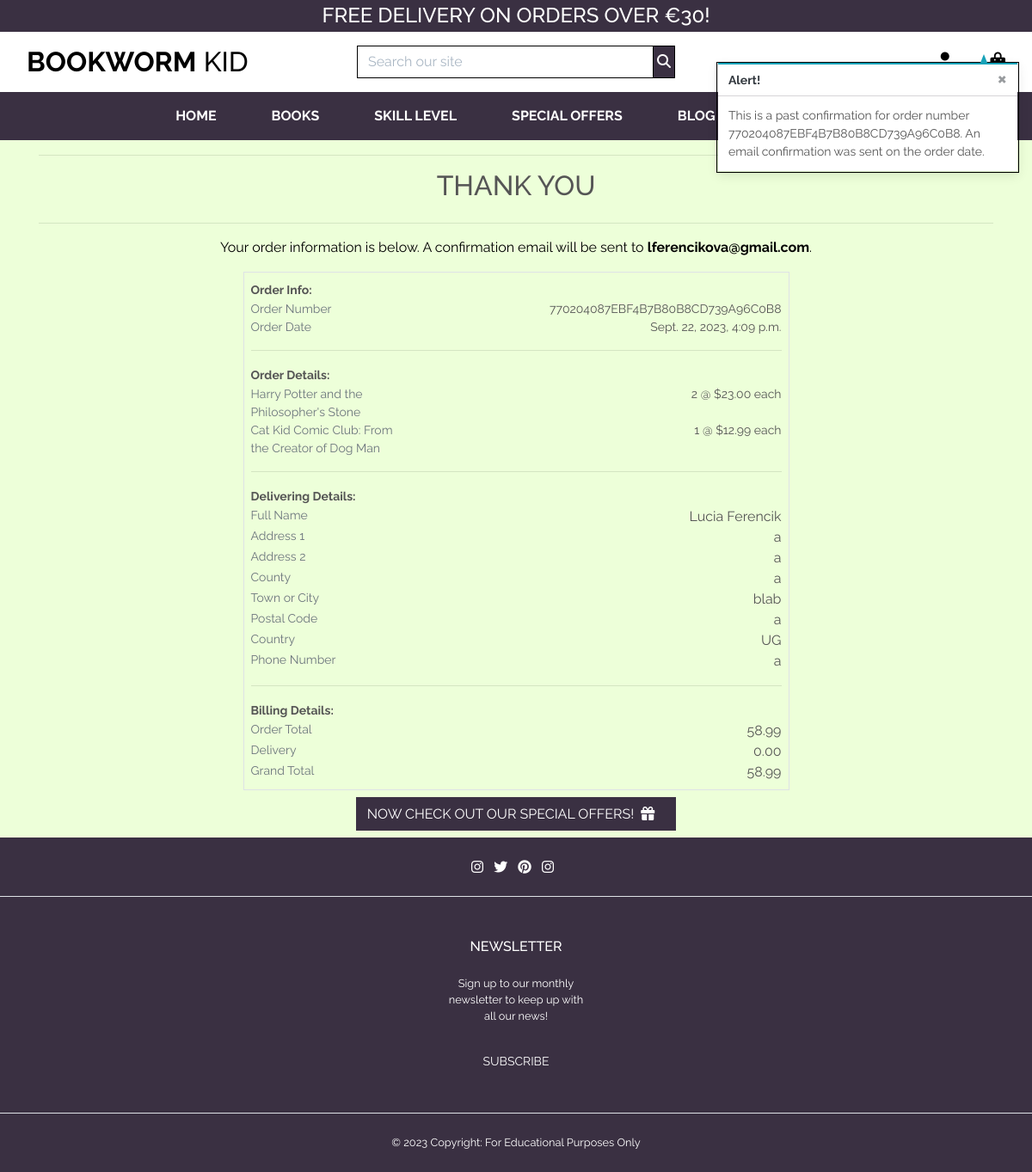
Page /profile/order_history/770204087EBF4B7B80B8CD739A96C0B8 on the committed database.
### checkout/models.py (models this page shows, shortened)
class Order(models.Model):
    order_number = models.CharField(max_length=32, null=False, editable=False)
    user_profile = models.ForeignKey(
        UserProfile, on_delete=models.SET_NULL,
        null=True, blank=True, related_name='orders'
    )
    full_name = models.CharField(max_length=50, null=False, blank=False)
    email = models.EmailField(max_length=254, null=False, blank=False)
    phone_number = models.CharField(max_length=20, null=False, blank=False)
    country = CountryField(
        blank_label='Country *', null=False, blank=False
        )
    postcode = models.CharField(max_length=20, null=True, blank=True)
    town_or_city = models.CharField(max_length=40, null=False, blank=False)
    street_address1 = models.CharField(max_length=80, null=False, blank=False)
    street_address2 = models.CharField(max_length=80, null=True, blank=True)
    county = models.CharField(max_length=80, null=True, blank=True)
    date = models.DateTimeField(auto_now_add=True)
    delivery_cost = models.DecimalField(
        max_digits=6, decimal_places=2, null=False, default=0
        )
    order_total = models.DecimalField(
        max_digits=10, decimal_places=2, null=False, default=0
        )
    grand_total = models.DecimalField(
        max_digits=10, decimal_places=2, null=False, default=0
        )
    original_bag = models.TextField(null=False, blank=False, default='')
    stripe_pid = models.CharField(
        max_length=254, null=False, blank=False, default=''
        )

class OrderLineItem(models.Model):
    order = models.ForeignKey(
        Order, null=False,
        blank=False, on_delete=models.CASCADE,
        related_name='lineitems'
        )
    product = models.ForeignKey(
        Product, null=False, blank=False, on_delete=models.CASCADE
        )
    quantity = models.IntegerField(null=False, blank=False, default=0)
    lineitem_total = models.DecimalField(
        max_digits=6, decimal_places=2, null=False, blank=False, editable=False
        )

### products/models.py (models this page shows, shortened)
class Product(models.Model):
    category = models.ForeignKey(
        'Category', null=True, blank=True, on_delete=models.SET_NULL
        )
    sku = models.CharField(max_length=254, null=True, blank=True)
    title = models.CharField(max_length=254)
    author = models.CharField(max_length=254)
    size = models.CharField(max_length=254)
    number_of_pages = models.IntegerField()
    description = models.TextField(max_length=1024, default='')
    price = models.DecimalField(max_digits=6, decimal_places=2)
    rating = models.DecimalField(
        max_digits=6, decimal_places=2, null=True, blank=True
        )
    image_url = models.URLField(max_length=1024, null=True, blank=True)
    image = models.ImageField(null=True, blank=True)
    new_arrival = models.BooleanField(blank=True)
    feature_product = models.BooleanField(blank=True)
    discount = models.DecimalField(
        max_digits=6, decimal_places=2, blank=True, null=True
        )
    is_sale = models.BooleanField()
    sale_price = models.DecimalField(
        max_digits=6, decimal_places=2, null=True, blank=True
        )
    ISBN = models.CharField(max_length=13, unique=True)
    by_age= models.CharField(max_length=6, choices=[
        ("6-8", "6-8"), ("9-10", "9-10"), ("11-12", "11-12")])

### profiles/views.py (the view)
# urls.py: path('order_history/<order_number>',
def order_history(request, order_number):
    order = get_object_or_404(Order, order_number=order_number)
    messages.info(request, (
     f'This is a past confirmation for order number {order_number}. '
     'An email confirmation was sent on the order date.'
    ))
    template = 'checkout/checkout_success.html'
    context = {
        'order': order,
        'from_prodile': True,
    }
    return render(request, template, context)

### bag/contexts.py (called while the page is built, shortened)
def bag_contents(request):
    bag_items = []
    total = 0
    product_count = 0
    bag = request.session.get('bag', {})
    if total < settings.FREE_DELIVERY_THRESHOLD:
        delivery = total*Decimal(settings.STANDARD_DELIVERY_PERCENTAGE / 100)
        free_delivery_delta = settings.FREE_DELIVERY_THRESHOLD - total
    else:
        delivery = 0
        free_delivery_delta = 0
    grand_total = delivery + total
    context = {
        'bag_items': bag_items,
        'total': total,
        'product_count': product_count,
        'delivery': delivery,
        'free_delivery_delta': free_delivery_delta,
        'free_delivery_threshold': settings.FREE_DELIVERY_THRESHOLD,
        'grand_total': grand_total,
    }
    return context

### checkout/templates/checkout/checkout_success.html (shortened to what this page needs)
{% extends "base.html" %}
{% load static %}
{% block extra_css %}
<link rel="stylesheet" href="{% static 'checkout/css/checkout.css' %}">
{% endblock %}
{% block page_header %}
<div class="container header-container">
</div>
{% endblock %}
{% block content %}
<div class="overlay"></div>
<div class="container">
    <div class="row text-center">
        <div class="col">
            <hr>
            <h2 class="logo-font mb-4">Thank You</h2>
            <hr>
            <p class="text-black">Your order information is below. A confirmation email will be sent to
                <strong>{{ order.email }}</strong>.</p>
        </div>
    </div>
    <div class="row">
        <div class="col-12 col-lg-7 mx-auto">
            <div class="order-confirmation-wrapper p-2 border">
                <div class="row">
                    <div class="col">
                        <small class="font-weight-bold">Order Info:</small>
                    </div>
                </div>
                <div class="row">
                    <div class="col-12 col-md-4">
                        <p class="mb-0 text-muted small">Order Number</p>
                    </div>
                    <div class="col-12 col-md-8 text-md-right">
                        <p class="mb-0 small">{{ order.order_number }}</p>
                    </div>
                </div>
                <div class="row">
                    <div class="col-12 col-md-4">
                        <p class="mb-0 text-muted small">Order Date</p>
                    </div>
                    <div class="col-12 col-md-8 text-md-right small">
                        <p class="mb-0">{{ order.date }}</p>
                    </div>
                </div>
                <hr>
                <div class="row">
                    <div class="col">
                        <small class="font-weight-bold">Order Details:</small>
                    </div>
                </div>
                {% for item in order.lineitems.all %}
                <div class="row">
                    <div class="col-12 col-md-4">
                        <p class="small mb-0 text-muted small">
                            {{ item.product.title }}
                        </p>
                    </div>
                    <div class="col-12 col-md-8 text-md-right">
                        <p class="small mb-0">{{ item.quantity }} @ ${{ item.product.price }} each</p>
                    </div>
                </div>
                {% endfor %}
                <hr>
                <div class="row">
                    <div class="col">
                        <small class="font-weight-bold">Delivering Details:</small>
                    </div>
                </div>
                <div class="row">
                    <div class="col-12 col-md-4">
                        <p class="mb-0 text-muted small">Full Name</p>
                    </div>
                    <div class="col-12 col-md-8 text-md-right">
                        <p class="mb-0">{{ order.full_name }}</p>
                    </div>
                </div>
                <div class="row">
                    <div class="col-12 col-md-4">
                        <p class="mb-0 text-muted small">Address 1</p>
                    </div>
                    <div class="col-12 col-md-8 text-md-right">
                        <p class="mb-0">{{ order.street_address1 }}</p>
                    </div>
                </div>
                {% if order.street_address2 %}
                <div class="row">
                    <div class="col-12 col-md-4">
                        <p class="mb-0 text-muted small">Address 2</p>
                    </div>
                    <div class="col-12 col-md-8 text-md-right">
                        <p class="mb-0">{{ order.street_address2 }}</p>
                    </div>
                </div>
                {% endif %}
                {% if order.county %}
                <div class="row">
                    <div class="col-12 col-md-4">
                        <p class="mb-0 text-muted small">County</p>
                    </div>
                    <div class="col-12 col-md-8 text-md-right">
                        <p class="mb-0">{{ order.county }}</p>
                    </div>
                </div>
                {% endif %}
                <div class="row">
                    <div class="col-12 col-md-4">
                        <p class="mb-0 text-muted small">Town or City</p>
                    </div>
                    <div class="col-12 col-md-8 text-md-right">
                        <p class="mb-0">{{ order.town_or_city }}</p>
                    </div>
                </div>
                {% if order.postcode %}
                <div class="row">
                    <div class="col-12 col-md-4">
                        <p class="mb-0 text-muted small">Postal Code</p>
                    </div>
                    <div class="col-12 col-md-8 text-md-right">
                        <p class="mb-0">{{ order.postcode }}</p>
                    </div>
                </div>
                {% endif %}
                <div class="row">
                    <div class="col-12 col-md-4">
                        <p class="mb-0 text-muted small">Country</p>
                    </div>
                    <div class="col-12 col-md-8 text-md-right">
                        <p class="mb-0">{{ order.country }}</p>
                    </div>
                </div>
                <div class="row">
                    <div class="col-12 col-md-4">
                        <p class="mb-0 text-muted small">Phone Number</p>
                    </div>
                    <div class="col-12 col-md-8 text-md-right">
                        <p class="mb-0">{{ order.phone_number }}</p>
                    </div>
                </div>
                <hr>
                <div class="row">
                    <div class="col">
                        <small class="font-weight-bold">Billing Details:</small>
                    </div>
                </div>
                <div class="row">
                    <div class="col-12 col-md-4">
                        <p class="mb-0 text-muted small">Order Total</p>
                    </div>
                    <div class="col-12 col-md-8 text-md-right">
                        <p class="mb-0">{{ order.order_total }}</p>
                    </div>
                </div>
                <div class="row">
                    <div class="col-12 col-md-4">
                        <p class="mb-0 text-muted small">Delivery</p>
                    </div>
                    <div class="col-12 col-md-8 text-md-right">
                        <p class="mb-0">{{ order.delivery_cost }}</p>
                    </div>
                </div>
                <div class="row">
                    <div class="col-12 col-md-4">
                        <p class="mb-0 text-muted small">Grand Total</p>
                    </div>
                    <div class="col-12 col-md-8 text-md-right">
                        <p class="mb-0">{{ order.grand_total }}</p>
                    </div>
                </div>
            </div>
        </div>
    </div>
    <div class="row">
        <div class="col-12 text-center">
            {% if from_profile %}
            <a href="{% url 'profile' %}" aria-label="Returns the user to their profile page."
                class="btn btn-outline-navy rounded-0 my-2">
                <span class="icon mr-2">
                    <i class="fas fa-angle-left"></i>
                </span>
                <span class="text-uppercase">Back to Profile Page</span>
            </a>
            {% else %}
            <a href="{% url 'all_specials' %}" class="btn btn-outline-navy rounded-0 my-2">
                <span class="text-uppercase">Now check out our special offers!</span>
                <span class="icon mr-2">
                    <i class="fa-solid fa-gift"></i>
                </span>
            </a>
            {% endif %}
        </div>
    </div>
</div>
{% endblock %}

### static/css/base.css (style rules this page uses)
html { height: 100%; }
body { background: url('/media/graffiti_child_reading.jpg') no-repeat center center fixed; background-size: cover; height: calc(100vh - 200px); color: #555; font-family: 'Raleway', sans-serif; }
.header-container { padding-top: 100px; }
.icon { align-items: center; display: inline-flex; justify-content: center; height: 1.5rem; width: 1.5rem; }
.logo-font { text-transform: uppercase; }
.btn-outline-navy { background: #3A3042; color: white !important; border: 1px solid #3A3042; }
.overlay { height: 100%; width: 100%; top: 0; left: 0; position: fixed; background: #EDFFD9; z-index: -1; }
.text-black { color: #000 !important; }

### rows in the picture
Order: email "lferencikova@gmail.com", order_number "770204087EBF4B7B80B8CD739A96C0B8", date "Sept. 22, 2023, 4:09 p.m.", full_name "Lucia Ferencik", street_address1 "a", street_address2 "a", county "a", town_or_city "blab", postcode "a", country "UG", phone_number "a", order_total "58.99", delivery_cost "0.00", grand_total "58.99"
OrderLineItem: product "Harry Potter and the Philosopher's Stone", quantity "2", product.price "23.00"
OrderLineItem: product "Cat Kid Comic Club: From the Creator of Dog Man", quantity "1", product.price "12.99"

### other values in the picture
{{ free_delivery_threshold }} "30"
{{ message }} "This is a past confirmation for order number 770204087EBF4B7B80B8CD739A96C0B8. An email confirmation was sent on the order date."
